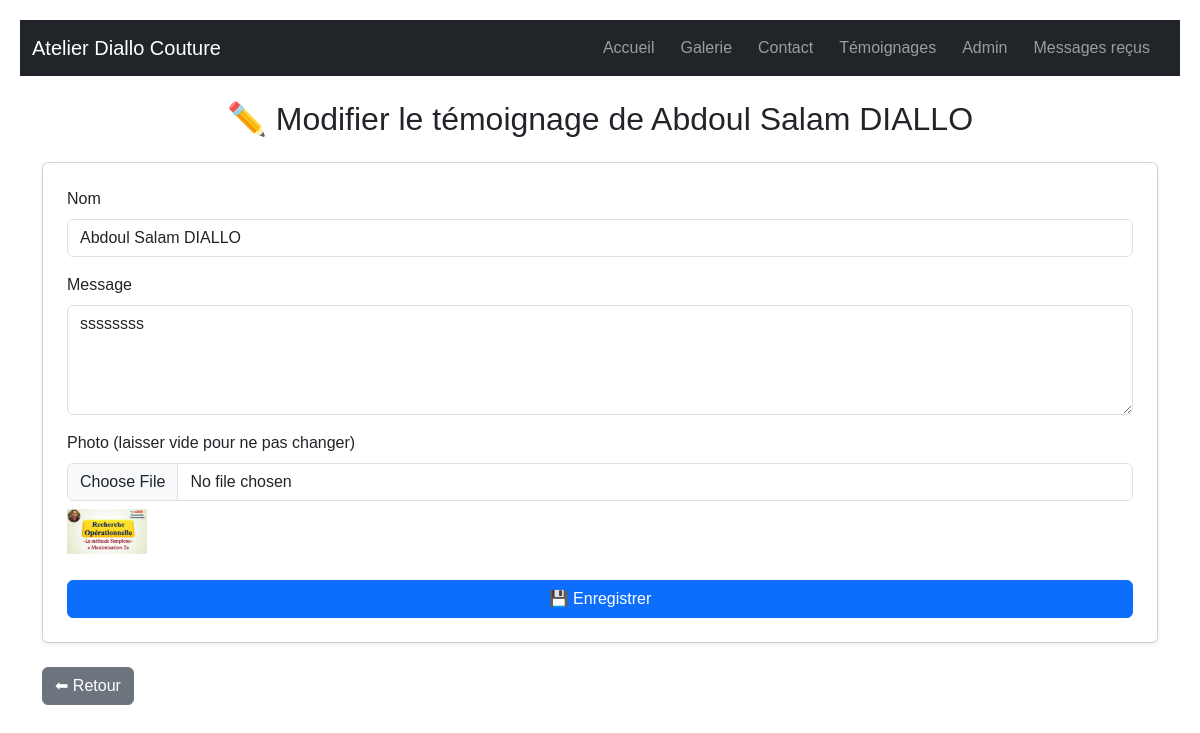
The app's page /admin/temoignages/modifier/1 (signed in) with its own data.
### tables this page shows
CREATE TABLE temoignages (
    id INTEGER PRIMARY KEY AUTOINCREMENT,
    nom TEXT NOT NULL,
    message TEXT NOT NULL,
    photo_url TEXT
);

### app.py (the view, shortened to what this page needs)
@app.route('/admin/temoignages/modifier/<int:id>', methods=['GET', 'POST'])
def modifier_temoignage(id):
    if not session.get('admin_logged_in'):
        return redirect(url_for('admin_login'))
    conn = get_db_connection()
    temoignage = conn.execute("SELECT * FROM temoignages WHERE id = ?", (id,)).fetchone()
    conn.close()
    return render_template('modifier_temoignage.html', temoignage=temoignage)

### app.py (called while the page is built)
def get_db_connection():
    conn = sqlite3.connect('tailleur.db')
    conn.row_factory = sqlite3.Row
    return conn

### templates/modifier_temoignage.html (shortened to what this page needs)
{% extends 'base.html' %}
{% block content %}
<h2 class="text-center mb-4">✏️ Modifier le témoignage de {{ temoignage['nom'] }}</h2>
<form method="POST" enctype="multipart/form-data" class="card p-4 shadow-sm">
  <div class="mb-3">
    <label for="nom" class="form-label">Nom</label>
    <input type="text" name="nom" class="form-control" value="{{ temoignage['nom'] }}" required>
  </div>
  <div class="mb-3">
    <label for="message" class="form-label">Message</label>
    <textarea name="message" class="form-control" rows="4" required>{{ temoignage['message'] }}</textarea>
  </div>
  <div class="mb-3">
    <label for="photo" class="form-label">Photo (laisser vide pour ne pas changer)</label>
    <input type="file" name="photo" class="form-control">
    {% if temoignage['photo_url'] %}
      <img src="{{ url_for('static', filename='images/' + temoignage['photo_url']) }}" alt="photo" width="80" class="mt-2">
    {% endif %}
  </div>
  <button type="submit" class="btn btn-primary">💾 Enregistrer</button>
</form>
<a href="{{ url_for('admin_temoignages') }}" class="btn btn-secondary mt-4">⬅ Retour</a>
{% endblock %}

### static/style.css (style rules this page uses)
body { font-family: Arial, sans-serif; margin: 20px; }
input, textarea { width: 300px; padding: 5px; }
img { max-height: 200px; margin: 10px 0; }
a { margin-right: 10px; }

### records on screen
temoignages: nom "Abdoul Salam DIALLO", message "ssssssss", photo_url (picture)
